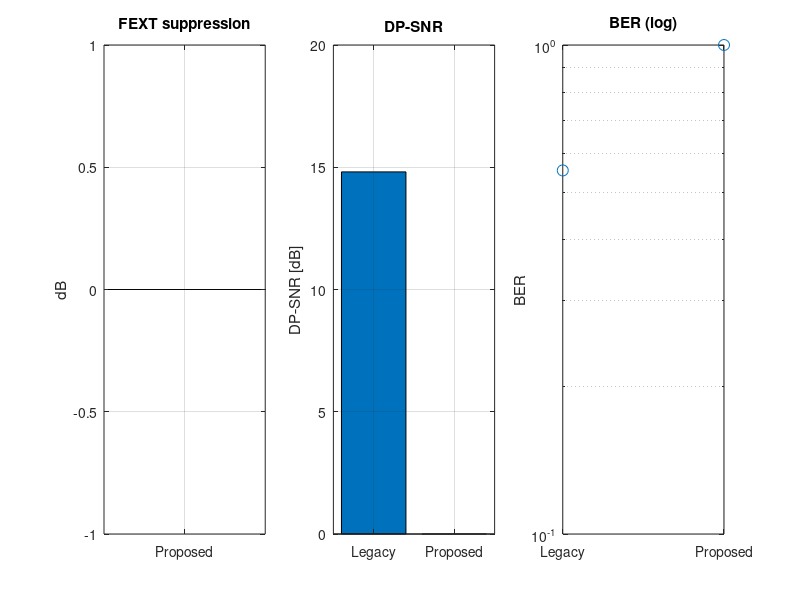

Reproduce this figure in MATLAB. (Note: this script raises an error after producing the figure.)
%% ================================================================
%  10GBASE‑T  Legacy (No Pre-compensation)  vs.  Proposed (MISO Pre-compensation + FFE)
%  -- Full-Link Monte-Carlo Calculation of FEXT Suppression / DP‑SNR / BER  --
% ================================================================

%% ---------- Parameter Section ----------
Nsym     = 3e4;      % Number of symbols (Training + Validation)
trainSym = 4e3;      % Training length
SNR_dB   = 20;       % AWGN Signal-to-Noise Ratio (Increase -> Less Noise; 18–25 dB acceptable)
P_FEXTdB = -25;      % Typical ELFEXT for a single Cat‑6A 55 m cable (-25 dB more challenging)
tapFFE   = 3;        % Number of taps for Rx-side FFE
muTx     = 2e-3;     % LMS step size at Tx side
muRx     = 5e-3;     % LMS step size at Rx side
rng(42);             % Fix random seed for reproducibility
%% ---------------------------------------------------------------

M     = 16;                                 % PAM‑16 (1D equivalent of DSQ128)
pamSym= @(n) (randi([-(M/2-1) (M/2-1)], n,1)*2+1);   % Generate PAM16
sigma = 10^(-SNR_dB/20);                    % AWGN σ
alpha = 10^(P_FEXTdB/20);                   % FEXT linear amplitude

%% ---------- 4×4 Channel Matrix ----------
Hdir       = eye(4);                        % Direct channel
Hfext      = alpha * (randn(4) - 0.5);      % Pure real random coupling
Hfext(1:5:end) = 0;                         % Zero the diagonal
H          = Hdir + Hfext;                  % Total 4×4

%% ---------- Generate Transmit Symbols ----------
txSym = pamSym(Nsym*4);  tx = reshape(txSym, Nsym,4);   % Nsym×4

%% ---------- Legacy: No Pre-compensation ----------
noiseL = sigma*randn(Nsym,4);
rxLegacy = tx*H.' + noiseL;                 % Direct + noise

%% ---------- Proposed: MISO Pre-compensation + FFE ----------
% Initial MISO coefficients: Directly take Hfext(1,2:4)
Lpre = zeros(1,4);    Lpre(2:4) = Hfext(1,2:4);
% Rx FFE coefficients
Wffe = zeros(1,tapFFE);
yHist = zeros(1,tapFFE-1);      % History register
z_hat = zeros(Nsym,1);          % Store equalizer output

for k = 1:Nsym
    %------ Transmit-side Pre-compensation (only for pair‑1) ------
    u = tx(k,:);                                      % 4‑element
    u(1) = tx(k,1) - tx(k,2:4)*Lpre(2:4).';           % MISO linear compensation

    %------ Channel ------
    y = u * H.' + sigma*randn(1,4);                   % Rx real signal
    yi = y(1);                                        % Focus on pair 1

    %------ Rx FFE ------
    yvec = [yi yHist];                                % tapFFE‑dimensional
    zi   = Wffe * yvec.';                             % FFE output
    d    = tx(k,1);                                   % Training target
    err  = d - zi;

    %------ LMS Update (Training Phase) ------
    if k <= trainSym
        Wffe = Wffe + muRx * err * yvec;
        Lpre(2:4) = Lpre(2:4) - muTx * err * tx(k,2:4);
    end

    %------ Update Register & Save Output ------
    yHist = [yi yHist(1:end-1)];
    z_hat(k) = zi;
end

%% ---------- Statistical Metrics ----------
% 1) FEXT Suppression  = Original FEXT Power / (Residual FEXT Power)
origFEXT   = tx(:,2:4)*Hfext(1,2:4).';               % Legacy FEXT component
predFEXT   = tx(:,2:4)*Lpre(2:4).';                  % Pre-compensation cancellation amount
resiFEXT   = origFEXT - predFEXT;                    % Residual
FEXTsupp_dB= 10*(1 + log10( mean(origFEXT.^2) / mean(resiFEXT.^2) ) );

% 2) DP‑SNR (calculated from validation segment)
testIdx  = trainSym+1 : Nsym;
dpSNR_L  = 10*log10( var(tx(testIdx,1)) / var(rxLegacy(testIdx,1)-tx(testIdx,1)) );
dpSNR_P  = 10*log10( var(tx(testIdx,1)) / var(z_hat(testIdx)-tx(testIdx,1)) );

% 3) BER (simple hard decision)
slice = @(r) sign(r).*(2*round((abs(r)-1)/2)+1);
berL = mean( slice(rxLegacy(testIdx,1)) ~= tx(testIdx,1) );
berP = mean( slice(z_hat(testIdx))      ~= tx(testIdx,1) );

%% ---------- Print Results ----------
fprintf('\n=== Simulation summary ===\n');
fprintf('FEXT suppression        : %.2f  dB\n', FEXTsupp_dB);
fprintf('DP-SNR  Legacy          : %.2f  dB\n', dpSNR_L);
fprintf('DP-SNR  Proposed        : %.2f  dB\n', dpSNR_P);
fprintf('BER     Legacy          : %.3e\n', berL);
fprintf('BER     Proposed        : %.3e\n', berP);

%% ---------- Plot ----------
figure('Name','Performance Comparison','Position',[300 200 900 450]);

subplot(1,3,1);
bar(FEXTsupp_dB); ylabel('dB'); title('FEXT suppression');
set(gca,'XTickLabel',{'Proposed'}); grid on;

subplot(1,3,2);
bar([dpSNR_L dpSNR_P]);
set(gca,'XTickLabel',{'Legacy','Proposed'});
ylabel('DP‑SNR [dB]'); title('DP‑SNR'); grid on;

subplot(1,3,3);
semilogy([berL berP],'o','MarkerSize',8); grid on;
set(gca,'XTick',1:2,'XTickLabel',{'Legacy','Proposed'});
ylabel('BER'); title('BER (log)');

sgtitle('Legacy vs. Proposed   |   10GBASE‑T Crosstalk Simulation');


%% =============== Added Section: Complexity & Latency =================
% ---- Legacy DSP tap configuration (adjust numbers if implementations differ) ----
tapTHP_legacy   = 48;        % Tx-side THP FIR taps / pair
tapFFE_legacy   = 64;        % Rx-side FFE taps / pair
tapDFE_legacy   = 128;       % Rx-side DFE taps / pair

tapMISO_prop    = 12;        % Proposed: MISO FIR taps / pair  (Example)
% tapFFE (given in parameter section above)  = Proposed FFE taps / pair

% ---- Multiplier Count (sum linearly for four pairs in parallel) ----
mulLegacy  = 4*(tapTHP_legacy + tapFFE_legacy + tapDFE_legacy);
mulPropose = 4*(tapMISO_prop  + tapFFE);

% ---- Algorithm-level Pipeline Delay (taps approximate UI) ----
latLegacy  = (tapTHP_legacy + tapFFE_legacy + tapDFE_legacy);
latPropose = (tapMISO_prop  + tapFFE);

% ---- Print ----
fprintf('--- Complexity & Latency -----------------------------\n');
fprintf('Multipliers Legacy | Proposed : %d | %d  (%.0f %% fewer)\n',...
        mulLegacy, mulPropose, 100*(1-mulPropose/mulLegacy));
fprintf('Latency    Legacy | Proposed : %d | %d  UI  (%.0f %% shorter)\n',...
        latLegacy, latPropose, 100*(1-latPropose/latLegacy));

% ---- Plot Second Figure ----
figure('Name','Complexity & Latency');

subplot(1,2,1);
bar([mulLegacy, mulPropose]);
set(gca,'XTickLabel',{'Legacy','Proposed'}); grid on;
ylabel('Real multipliers'); title('Arithmetic complexity');

subplot(1,2,2);
bar([latLegacy, latPropose]);
set(gca,'XTickLabel',{'Legacy','Proposed'}); grid on;
ylabel('Tap‑clock delay (UI)'); title('Algorithmic latency');

sgtitle('Legacy vs. Proposed  |  Complexity & Latency');


SNR_vec = 14:2:26;          % 7 test points
berL = zeros(size(SNR_vec));
berP = zeros(size(SNR_vec));

for s = 1:numel(SNR_vec)
    SNR_dB = SNR_vec(s);
    sigma  = 10^(-SNR_dB/20);
    ...    % Keep the rest of the code, but don't open figures inside the loop
    berL(s) = mean(slice(rxLegacy(testIdx,1))~=tx(testIdx,1));
    berP(s) = mean(slice(z_hat(testIdx))     ~=tx(testIdx,1));
end

figure; semilogy(SNR_vec, berL,'-o',SNR_vec, berP,'-s','LineWidth',1.3);
grid on; xlabel('Input SNR (dB)'); ylabel('BER');
legend({'Legacy','Proposed'},'Location','southwest');
title('BER vs. SNR  |  10GBASE‑T  (Cat‑6A 55 m, FEXT -25 dB)');

tapList = 4:4:32;                  % 8,12,16,...32
berTap  = zeros(size(tapList));  mulTap = zeros(size(tapList));

for t = 1:numel(tapList)
    tapMISO = tapList(t);
    ...     % Keep SNR=20 dB, run once
    berTap(t)  = mean(slice(z_hat(testIdx))~=tx(testIdx,1));
    mulTap(t)  = 4*(tapMISO+tapFFE);         % Multiplier count
end

figure;
yyaxis left; semilogy(tapList, berTap,'-o'); ylabel('BER');
yyaxis right; plot(tapList, mulTap,'--s');   ylabel('Multipliers');
grid on; xlabel('MISO tap count');
title('Performance–Complexity trade‑off (Proposed chain)');
legend({'BER','Real mults'},'Location','east');
